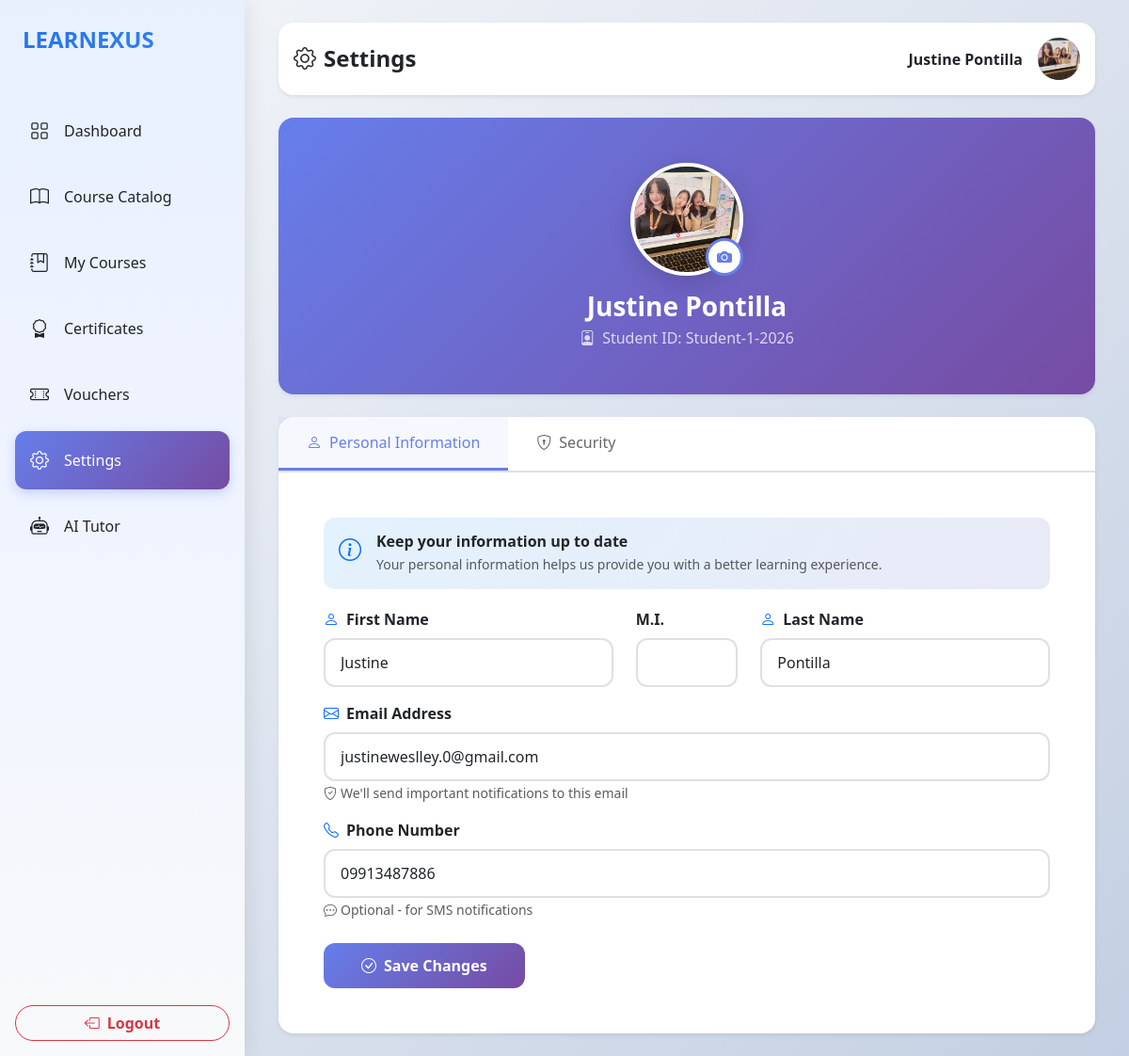
Screenshot of /student/settings.php (signed in) with the database file from the repository.
### tables this page shows
CREATE TABLE `users` (
  `userID` int(11) NOT NULL,
  `email` varchar(255) NOT NULL,
  `passwordHash` varchar(255) NOT NULL,
  `firstName` varchar(100) NOT NULL,
  `lastName` varchar(100) NOT NULL,
  `middleInitial` varchar(5) NOT NULL,
  `phone` varchar(20) DEFAULT NULL,
  `avatar` varchar(255) DEFAULT NULL,
  `phoneVerified` tinyint(1) DEFAULT 0,
  `emailVerified` tinyint(1) DEFAULT 0,
  `role` enum('student','instructor','admin') DEFAULT 'student',
  `status` enum('active','inactive','suspended') DEFAULT 'active',
  `createdAt` timestamp NOT NULL DEFAULT current_timestamp(),
  `studentNumber` varchar(50) DEFAULT NULL,
  `teacherNumber` varchar(50) DEFAULT NULL
);

### student/settings.php (the view, shortened to what this page needs)
<?php
require_once '../database/db_connect.php';
$userID = $_SESSION['user_id'];
$stmt = $conn->prepare("SELECT * FROM users WHERE userID = ?");
$stmt->execute([$userID]);
$user = $stmt->fetch();
?>
<!DOCTYPE html>
<html lang="en">
<head>
    <link href="https://cdn.jsdelivr.net/npm/bootstrap@5.3.3/dist/css/bootstrap.min.css" rel="stylesheet">
    <link rel="stylesheet" href="https://cdn.jsdelivr.net/npm/bootstrap-icons@1.11.1/font/bootstrap-icons.css">
</head>
<body>
    <aside class="sidebar offcanvas-lg offcanvas-start position-fixed top-0 start-0 h-100"
        style="width: var(--sidebar-width);" id="sidebar">
        <div class="offcanvas-body p-0 d-flex flex-column h-100">
            <div class="sidebar-brand px-4 py-4 mb-4 d-none d-lg-block">LEARNEXUS</div>
            <nav class="flex-grow-1 px-3">
                <a class="nav-link d-flex align-items-center gap-3 px-3 py-3 mb-2 text-dark fw-medium"
                    href="dashboard.php">
                    <i class="bi bi-grid fs-5"></i><span>Dashboard</span>
                </a>
                <a class="nav-link d-flex align-items-center gap-3 px-3 py-3 mb-2 text-dark fw-medium"
                    href="course_catalog.php">
                    <i class="bi bi-book fs-5"></i><span>Course Catalog</span>
                </a>
                <a class="nav-link d-flex align-items-center gap-3 px-3 py-3 mb-2 text-dark fw-medium"
                    href="my_courses.php">
                    <i class="bi bi-journal-bookmark fs-5"></i><span>My Courses</span>
                </a>
                <a class="nav-link d-flex align-items-center gap-3 px-3 py-3 mb-2 text-dark fw-medium"
                    href="certificates.php">
                    <i class="bi bi-award fs-5"></i><span>Certificates</span>
                </a>
                <a class="nav-link d-flex align-items-center gap-3 px-3 py-3 mb-2 text-dark fw-medium"
                    href="vouchers.php">
                    <i class="bi bi-ticket-perforated fs-5"></i><span>Vouchers</span>
                </a>
                <a class="nav-link active d-flex align-items-center gap-3 px-3 py-3 mb-2 text-dark fw-medium"
                    href="settings.php">
                    <i class="bi bi-gear fs-5"></i><span>Settings</span>
                </a>
                <a class="nav-link d-flex align-items-center gap-3 px-3 py-3 mb-2 text-dark fw-medium"
                    href="ai_chatbot.php">
                    <i class="bi bi-robot fs-5"></i><span>AI Tutor</span>
                </a>
            </nav>
            <div class="p-3 mt-auto">
                <button class="btn btn-outline-danger w-100 rounded-pill fw-semibold"
                    onclick="window.location.href='../logout.php'">
                    <i class="bi bi-box-arrow-left me-2"></i>Logout
                </button>
            </div>
        </div>
    </aside>
    <main class="main-content p-3 p-lg-4">
        <div class="container-fluid" style="max-width: 1200px;">
            <div class="row mb-4">
                <div class="col-12">
                    <div class="card border-0 rounded-4 shadow-sm">
                        <div class="card-body p-3 d-flex justify-content-between align-items-center">
                            <div>
                                <h4 class="mb-0 fw-bold"><i class="bi bi-gear me-2"></i>Settings</h4>
                            </div>
                            <div class="d-flex align-items-center gap-3" onclick="window.location.href='settings.php'"
                                role="button" style="flex-shrink: 0;">
                                <span class="fw-semibold d-none d-sm-inline text-nowrap">
                                    <?php echo htmlspecialchars($_SESSION['first_name'] . ' ' . $_SESSION['last_name']); ?>
                                </span>
                                <div class="rounded-circle d-flex align-items-center justify-content-center text-white fw-bold"
                                    style="width: 45px; height: 45px; min-width: 45px; background: linear-gradient(135deg, #667eea, #764ba2);">
                                    <?php if (!empty($user['avatar']) && file_exists($user['avatar'])): ?>
                                        <img src="<?php echo htmlspecialchars($user['avatar']); ?>" alt="Avatar"
                                            class="w-100 h-100 rounded-circle object-fit-cover">
                                    <?php else: ?>
                                        <?php echo strtoupper(substr($_SESSION['first_name'], 0, 1)); ?>
                                    <?php endif; ?>
                                </div>
                            </div>
                        </div>
                    </div>
                </div>
            </div>
            <div class="row mb-4">
                <div class="col-12">
                    <div class="card border-0 rounded-4 shadow-sm settings-header text-white">
                        <div class="card-body p-4 p-lg-5 text-center">
                            <div class="avatar-upload-section">
                                <div class="avatar-circle">
                                    <?php if (!empty($user['avatar']) && file_exists($user['avatar'])): ?>
                                        <img src="<?php echo htmlspecialchars($user['avatar']); ?>" alt="Avatar">
                                    <?php else: ?>
                                        <?php echo strtoupper(substr($_SESSION['first_name'], 0, 1)); ?>
                                    <?php endif; ?>
                                </div>
                                <form method="POST" enctype="multipart/form-data" id="avatarForm">
                                    <label for="avatarInput" class="avatar-upload-btn">
                                        <i class="bi bi-camera-fill"></i>
                                    </label>
                                </form>
                            </div>
                            <h3 class="fw-bold mt-3 mb-1">
                                <?php echo htmlspecialchars($user['firstName'] . ' ' . $user['lastName']); ?></h3>
                            <p class="mb-0 opacity-75">
                                <i class="bi bi-person-badge me-2"></i>Student ID:
                                <?php echo htmlspecialchars($user['studentNumber']); ?>
                            </p>
                        </div>
                    </div>
                </div>
            </div>
            <div class="row">
                <div class="col-12">
                    <div class="card border-0 rounded-4 shadow-sm">
                        <div class="settings-tabs d-flex">
                            <div class="settings-tab active" data-tab="personal">
                                <i class="bi bi-person me-2"></i>Personal Information
                            </div>
                            <div class="settings-tab" data-tab="security">
                                <i class="bi bi-shield-lock me-2"></i>Security
                            </div>
                        </div>
                        <div class="card-body p-4 p-lg-5">
                            <div class="tab-content-section active" id="personal-tab">
                                <div class="info-card">
                                    <div class="d-flex align-items-start gap-3">
                                        <i class="bi bi-info-circle fs-4 text-primary"></i>
                                        <div>
                                            <h6 class="fw-bold mb-1">Keep your information up to date</h6>
                                            <p class="mb-0 small text-muted">Your personal information helps us provide
                                                you with a better learning experience.</p>
                                        </div>
                                    </div>
                                </div>
                                <form method="POST">
                                    <div class="row">
                                        <div class="col-md-5 mb-3">
                                            <label class="form-label fw-semibold">
                                                <i class="bi bi-person text-primary me-2"></i>First Name
                                            </label>
                                            <input type="text" name="firstName" class="form-control"
                                                value="<?php echo htmlspecialchars($user['firstName']); ?>" required>
                                        </div>
                                        <div class="col-md-2 mb-3">
                                            <label class="form-label fw-semibold">M.I.</label>
                                            <input type="text" name="middleInitial" class="form-control" maxlength="5"
                                                value="<?php echo htmlspecialchars($user['middleInitial']); ?>">
                                        </div>
                                        <div class="col-md-5 mb-3">
                                            <label class="form-label fw-semibold">
                                                <i class="bi bi-person text-primary me-2"></i>Last Name
                                            </label>
                                            <input type="text" name="lastName" class="form-control"
                                                value="<?php echo htmlspecialchars($user['lastName']); ?>" required>
                                        </div>
                                    </div>
                                    <div class="mb-3">
                                        <label class="form-label fw-semibold">
                                            <i class="bi bi-envelope text-primary me-2"></i>Email Address
                                        </label>
                                        <input type="email" name="email" class="form-control"
                                            value="<?php echo htmlspecialchars($user['email']); ?>" required>
                                        <small class="text-muted">
                                            <i class="bi bi-shield-check me-1"></i>We'll send important notifications to
                                            this email
                                        </small>
                                    </div>
                                    <div class="mb-4">
                                        <label class="form-label fw-semibold">
                                            <i class="bi bi-telephone text-primary me-2"></i>Phone Number
                                        </label>
                                        <input type="text" name="phone" class="form-control" maxlength="11"
                                            value="<?php echo htmlspecialchars($user['phone']); ?>"
                                            placeholder="09XXXXXXXXX">
                                        <small class="text-muted">
                                            <i class="bi bi-chat-dots me-1"></i>Optional - for SMS notifications
                                        </small>
                                    </div>
                                    <button type="submit" class="btn btn-save">
                                        <i class="bi bi-check-circle me-2"></i>Save Changes
                                    </button>
                                </form>
                            </div>
                        </div>
                    </div>
                </div>
            </div>
        </div>
    </main>
</body>
</html>

### student/settings.php (style rules this page uses)
:root { --sidebar-width: 260px; }
body { background: linear-gradient(135deg, #f5f7fa 0%, #c3cfe2 100%); min-height: 100vh; }
.sidebar { background: linear-gradient(180deg, #e8f0fe 0%, #f0f4ff 50%, #f8f9fa 100%); box-shadow: 4px 0 20px rgba(0, 0, 0, 0.08); }
.sidebar-brand { font-size: 1.5rem; font-weight: 800; background: linear-gradient(135deg, #1a73e8 0%, #4285f4 100%); -webkit-background-clip: text; -webkit-text-fill-color: transparent; background-clip: text; }
.nav-link { border-radius: 12px; transition: all 0.2s ease; position: relative; }
.nav-link::before { content: ''; position: absolute; left: 0; top: 50%; transform: translateY(-50%); width: 4px; height: 0; background: #1a73e8; border-radius: 0 4px 4px 0; transition: height 0.25s ease; }
.nav-link.active { background: linear-gradient(135deg, #667eea 0%, #764ba2 100%); color: white !important; box-shadow: 0 4px 12px rgba(102, 126, 234, 0.3); }
.nav-link.active::before { display: none; }
@media (min-width: 992px) { .main-content { margin-left: var(--sidebar-width); } }
.settings-header { background: linear-gradient(135deg, #667eea 0%, #764ba2 100%); }
.avatar-upload-section { position: relative; width: 120px; height: 120px; margin: 0 auto; }
.avatar-circle { width: 120px; height: 120px; background: linear-gradient(135deg, #667eea 0%, #764ba2 100%); border-radius: 50%; display: flex; align-items: center; justify-content: center; color: white; font-size: 48px; font-weight: 700; overflow: hidden; border: 4px solid white; box-shadow: 0 8px 24px rgba(0, 0, 0, 0.15); }
.avatar-circle img { width: 100%; height: 100%; object-fit: cover; }
.avatar-upload-btn { position: absolute; bottom: 0; right: 0; width: 40px; height: 40px; background: white; border: 3px solid #667eea; border-radius: 50%; display: flex; align-items: center; justify-content: center; cursor: pointer; transition: all 0.3s ease; color: #667eea; }
.settings-tabs { border-bottom: 2px solid #e0e0e0; }
.settings-tab { padding: 15px 30px; cursor: pointer; border-bottom: 3px solid transparent; transition: all 0.3s ease; font-weight: 500; color: #666; }
.settings-tab.active { color: #667eea; border-bottom-color: #667eea; background: rgba(102, 126, 234, 0.05); }
.form-control { border-radius: 12px; border: 2px solid #e0e0e0; padding: 12px 16px; transition: all 0.3s ease; }
.btn-save { background: linear-gradient(135deg, #667eea 0%, #764ba2 100%); color: white; border: none; padding: 12px 40px; border-radius: 12px; font-weight: 600; transition: all 0.3s ease; }
.info-card { background: linear-gradient(135deg, #e3f2fd 0%, #e8eaf6 100%); border-radius: 12px; padding: 16px; margin-bottom: 20px; }
.tab-content-section { display: none; }
.tab-content-section.active { display: block; animation: fadeIn 0.3s ease; }

### rows the page displays
users: avatar (picture), firstName+lastName "Justine Pontilla", studentNumber "Student-1-2026", firstName "Justine", lastName "Pontilla", email "justineweslley.0@gmail.com", phone "09913487886"

### other values shown
$_SESSION['first_name'] . ' ' . $_SESSION['last_name'] "Justine Pontilla"
